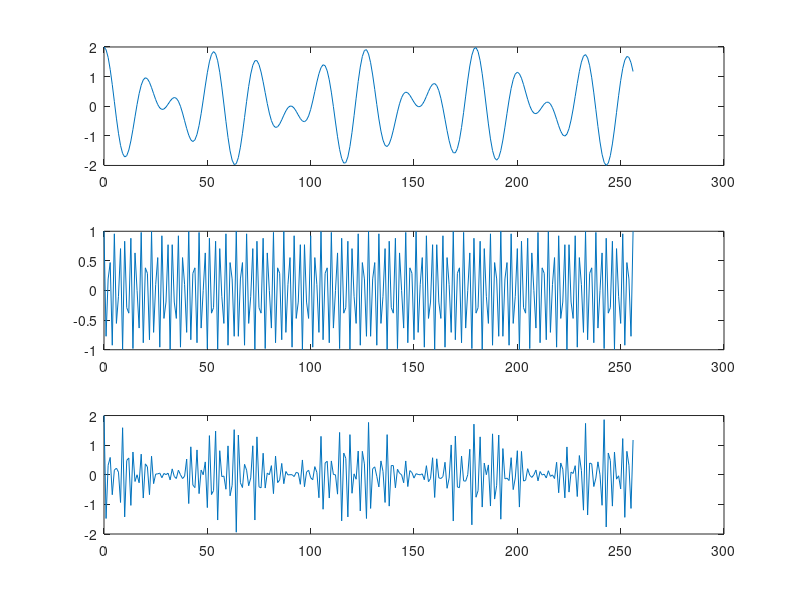
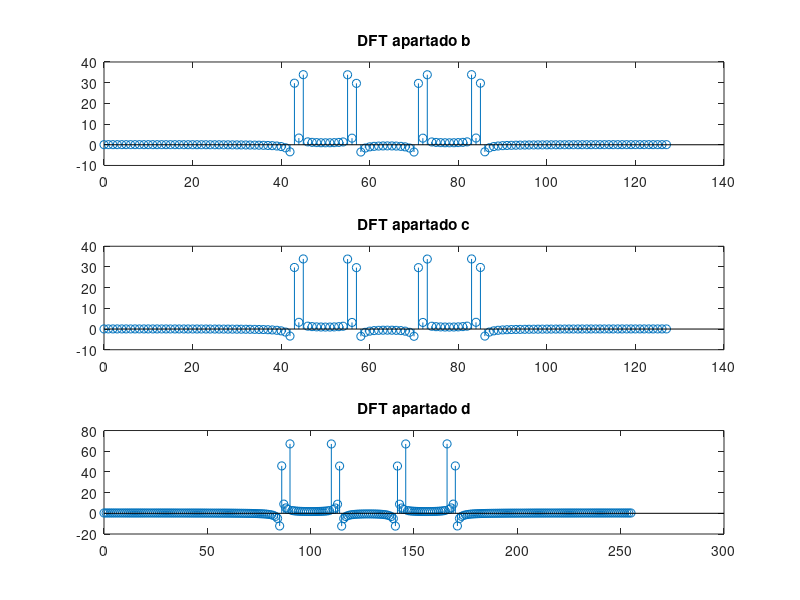

These figures' MATLAB source, in order:
##Ejercicio 7.30 tratamiento digital de la señal

clear all;

n=0:1:256;         %%Base de tiempos

f1 = 1/18;      %%input ("Introduzca valor de f1:")
f2 = 5/128;     %%input ("Introduzca valor de f2:")
fc = 50/128;    %%input ("Introduzca frecuencia de portadora:")

xn=cos(2*pi*f1*n)+cos(2*pi*f2*n);
xc=cos(2*pi*fc*n);
xam=xn.*xc;

subplot(3,1,1);
plot(n,xn);
subplot(3,1,2);
plot(n,xc);
subplot(3,1,3);
plot(n,xam);

##Calculo de DFT de 128 puntos con 0<=n<=127

n=0:1:127;          
k=0:1:127;


n=[n zeros(1,length(k)-length(n))];  %%Rellenamos con ceros hasta dimension de k

dft=[];
for i=0:1:length(k)-1             %%Recorremos vector k
  vec=[];
  for l=0:1:length(n)-1;          %%Recorremos vector n
  value=(cos(2*pi*f1*l)+cos(2*pi*f2*l)).*cos(2*pi*fc*l)*e^-(j*2*pi*i*l/length(k));
  vec = [vec value];
  endfor
dft =[dft sum(vec)];  
endfor
figure;
subplot(3,1,1);
stem(k,dft);
title('DFT apartado b');

##Calculo de DFT de 128 puntos con 0<=n<=99

n=0:1:99;          
k=0:1:127;
n=[n zeros(1,length(k)-length(n))];  %%Rellenamos con ceros hasta dimension de k

dft=[];
for i=0:1:length(k)-1             %%Recorremos vector k
  vec=[];
  for l=0:1:length(n)-1;          %%Recorremos vector n
  value=(cos(2*pi*f1*l)+cos(2*pi*f2*l)).*cos(2*pi*fc*l)*e^-(j*2*pi*i*l/length(k));
  vec = [vec value];
  endfor
dft =[dft sum(vec)];  
endfor
subplot(3,1,2);
stem(k,dft);
title('DFT apartado c');

##Calculo de DFT de 256 puntos con 0<=n<=179

n=0:1:179;          
k=0:1:255;
n=[n zeros(1,length(k)-length(n))];  %%Rellenamos con ceros hasta dimension de k

dft=[];
for i=0:1:length(k)-1             %%Recorremos vector k
  vec=[];
  for l=0:1:length(n)-1;          %%Recorremos vector n
  value=(cos(2*pi*f1*l)+cos(2*pi*f2*l)).*cos(2*pi*fc*l)*e^-(j*2*pi*i*l/length(k));
  vec = [vec value];
  endfor
dft =[dft sum(vec)];  
endfor
subplot(3,1,3);
stem(k,dft);
title('DFT apartado d');







